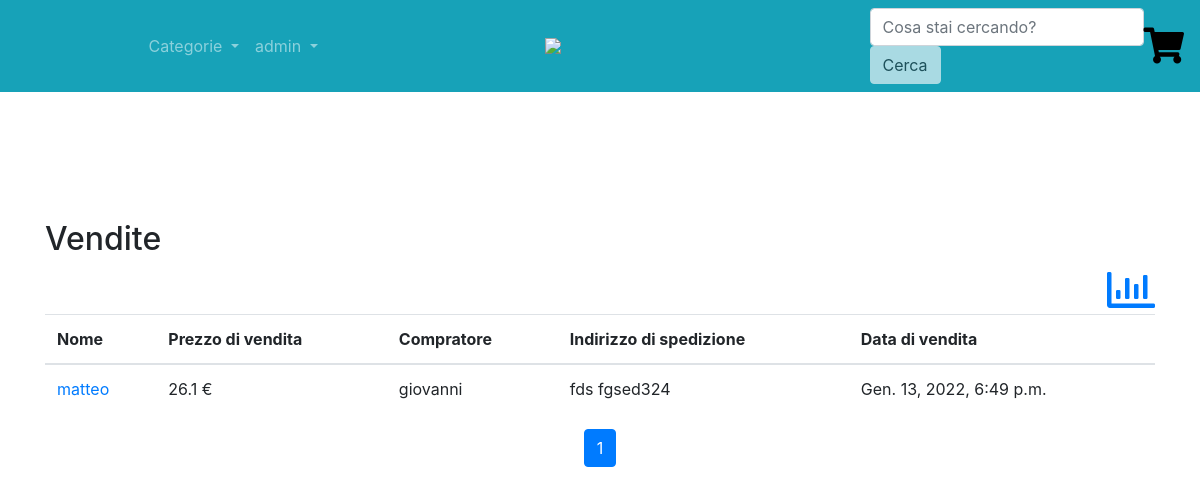
Page /user/admin/vendite/ (signed in) on the committed database.
### core/models.py (models this page shows, shortened)
class Item(models.Model):
    nome = models.CharField(max_length=100)
    prezzo = models.FloatField(validators = [MinValueValidator(0.0)])
    categoria = models.CharField(choices=CATEGORY_CHOICES, max_length=2)
    slug = AutoSlugField(populate_from='nome', unique=True)   #chiave primaria
    descrizione = models.TextField()
    immagine = models.ImageField()
    condizioni = models.CharField(choices=LABEL_CHOICES, max_length=1)
    autore_vendita = models.ForeignKey(User, on_delete=models.CASCADE, related_name="scarpe")
    data = models.DateTimeField(auto_now_add=True) # data in cui avviene l'ordine
    ordered = models.BooleanField(default=False)  # identifica se l'item è  stato acquistato
    compratore = models.CharField (null=True,max_length=50) #identifica chi ha comprato l'item
    address = models.CharField(null=True, max_length=100)
    def get_absolute_url( self ):
        return reverse('item_view', kwargs={'slug': self.slug})

### core/views.py (the view)
# urls.py: path('user/<username>/vendite/', login_required(views.venditeview), name='user-vendite'),
def venditeview (request, username ):
    if request.user.username != username:
        messages.info(request, "Non puoi accedere a questa pagina!")
        return homeview(request)
    user = get_object_or_404(User, username=username)
    items_utente = Item.objects.filter(autore_vendita=user.pk , ordered=True).order_by('-data')
    paginator = Paginator(items_utente, 10)  # Show 3 contacts per page.
    page_number = request.GET.get('page')
    page_obj = paginator.get_page(page_number)
    context = {"user": user, "items_utente": page_obj, "page_obj": page_obj,}
    return render(request, 'core/vendite_utente.html', context)

### core/templates/core/vendite_utente.html (shortened to what this page needs)
{% extends 'base.html' %}
{% load static %}
{% block content %}
    <link rel="stylesheet" type="text/css" href="{% static '/css/homepage.css' %}" />
    <main>
        <div class="mt-5 pt-4">
            <h2>Vendite</h2>
            <a href="{% url 'user-grafico-vendite'  username=request.user.username %}"  class="far fa-chart-bar fa-3x float-right" ></a>
        </div>
    <br>
        <div>
            <table class="table"  id="UserTable">
                <thead>
                <tr>
                    <th> Nome </th>
                    <th> Prezzo di vendita </th>
                    <th> Compratore</th>
                    <th>Indirizzo di spedizione</th>
                    <th>Data di vendita</th>
                </tr>
                </thead>
                <tbody>
                {% for item in items_utente%}
                    <tr>
                        <td><a href="{{item.get_absolute_url }}" >{{item.nome}}</a></td>
                        <td> {{item.prezzo}} € </td>
                        <td>{{ item.compratore }} </td>
                        <td>{{ item.address}} </td>
                        <td>{{ item.data}} </td>
                    </tr>
                {% endfor %}
                </tbody>
            </table>
            <nav class="d-flex justify-content-center wow fadeIn">
                <ul class="pagination pg-blue">
                    <li class="page-item active">
                        <a class="page-link" href="?page={{ page_obj.number }}">{{ page_obj.number }}
                        </a>
                    </li>
                </ul>
            </nav>
        </div>
    </main>
{% endblock content %}

### templates/base.html (shortened to what this page needs)
<!doctype html>
<html lang="it">
<head>
    <link rel="stylesheet" type="text/css" href="https://cdnjs.cloudflare.com/ajax/libs/bootstrap-modal/2.2.6/css/bootstrap-modal.css" />
    <link rel="stylesheet" href="https://pro.fontawesome.com/releases/v5.10.0/css/all.css"/>
    <link rel="stylesheet" href="https://stackpath.bootstrapcdn.com/bootstrap/4.4.1/css/bootstrap.min.css">
    <link rel="stylesheet" type="text/css" href="https://cdn.datatables.net/v/bs4/dt-1.10.21/datatables.min.css" />
</head>
<body>
<nav class="navbar navbar-expand-lg navbar-dark bg-info">
    <div class="collapse navbar-collapse" id="navbarSupportedContent">
        <div class="container ">
            <ul class="navbar-nav mx-auto">
                <li class="nav-item dropdown">
                    <a class="nav-link dropdown-toggle" href="#" id="navbarDropdown" role="button" data-toggle="dropdown" aria-haspopup="true" aria-expanded="false">
                        Categorie
                    </a>
                </li>
                {% if request.user.is_authenticated %}
                    <li class="nav-item dropdown">
                        <a class="nav-link dropdown-toggle" href="#" id="navbarDropdown" role="button" data-toggle="dropdown" aria-haspopup="true" aria-expanded="false">
                            {{ request.user.username }}
                        </a>
                    </li>
                {% endif %}
            </ul>
         <a class="mx-auto" href="/"><img  style="width: 200px;"  src="https://cdn.discordapp.com/attachments/806484286340857887/899959047699177533/MangaWorldLogo.png"></a>
        </div>
        <div class="align-items-center mx-auto">
        <form class="form-inline " action="{% url 'cerca' %}">
                <input name="q" class="inputCerca form-control mr-auto" type="" placeholder="Cosa stai cercando?" aria-label="Search">
                <button class="cerca btn btn-light" type="submit">Cerca</button>
            </form>
        </div>
    <a class="fa fa-shopping-cart " href="{% url 'order-summary' %}" style="font-size:36px;color: black" ></a>
    </div>
</nav>
<div class="mt-1 pt-1">
</div>
<div class="container">
    <br>
    <br>
    {% block content %}
    {% endblock content %}
</div>
</body>
</html>

### static/css/homepage.css (style rules this page uses)
*,::after,::before { box-sizing:border-box; }
ul { margin-top:0;margin-bottom:1rem; }
a { color:#007bff;text-decoration:none;background-color:transparent; }
img { vertical-align:middle;border-style:none; }
div,span,h3,p,a,img,i,ul,li { margin:0;padding:0;border:0;font-size:100%;font:inherit;vertical-align:baseline; }
ul { list-style:none; }
* { margin:0;padding:0; }
img { float:left; }
img { max-width:100%; }

### rows in the picture
Item: nome "matteo", prezzo "26.1", compratore "giovanni", address "fds fgsed324", data "Gen. 13, 2022, 6:49 p.m."

### other values in the picture
{{ request.user.username }} "admin"
{{ page_obj.number }} "1"
